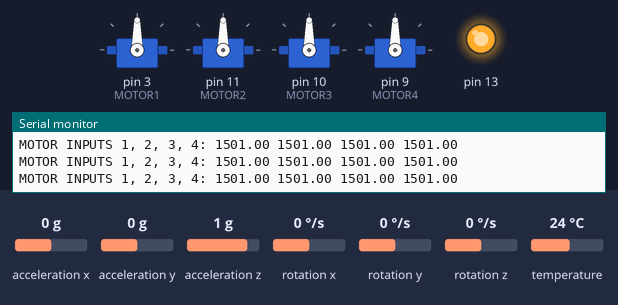
Bench run of a sketch on a simulated Arduino Uno, built with avr-gcc and run on an emulated ATmega328P. On the bench: 4 × servo, output pins drawn as LEDs (lit = HIGH), the last lines printed to the serial monitor. The inputs (shaded band) are chosen by the test bench; at power-on: rotation x 0 °/s, rotation y 0 °/s, rotation z 0 °/s, acceleration x 0 g, acceleration y 0 g, acceleration z 1 g, temperature 24 °C.

Above: at 8.0 s.
8.1 s: rotation x set to -192 °/s
At 8.6 s:
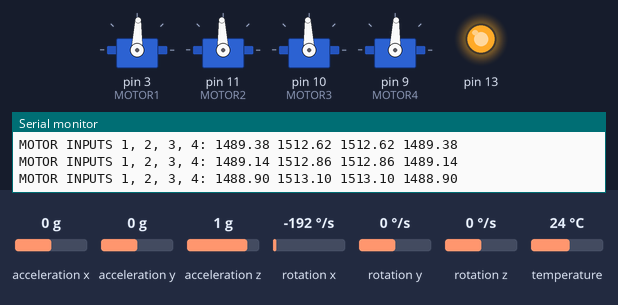
11.1 s: rotation y set to -192 °/s
14.1 s: rotation z set to -192 °/s
At 14.86 s:
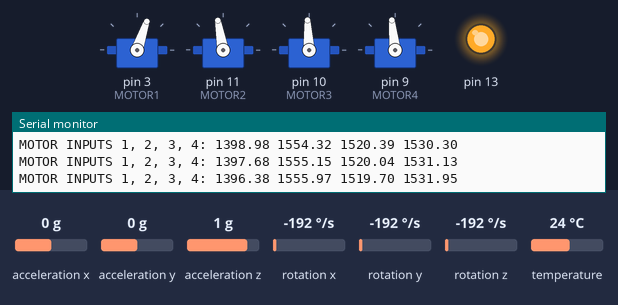
17.1 s: rotation x set to -100 °/s
At 18.21 s:
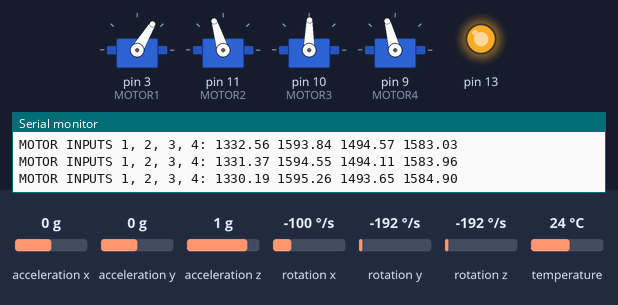
20.1 s: rotation z set to 100 °/s
23.1 s: rotation y set to 0 °/s
At 25.84 s:
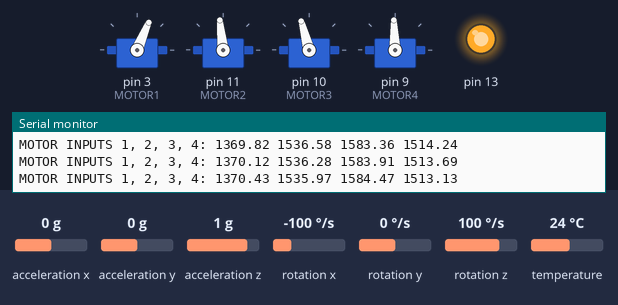
Timing chart, 0 to 35.3 s (numbered marks = the images above; inputs shaded):
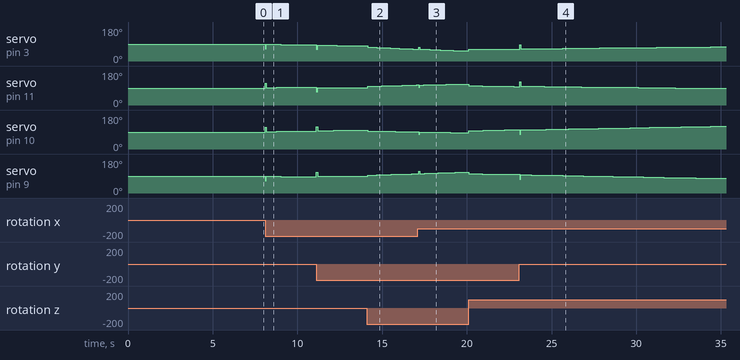

Measured:
- after the input at 8.1 s, servo on pin 3 (MOTOR1), servo on pin 9 (MOTOR4): 90° → 65° at once, → 88° 0.06 s later, → 87° 0.84 s later, → 86° 1.5 s later; servo on pin 11 (MOTOR2), servo on pin 10 (MOTOR3): 90° → 115° at once, → 92° 0.06 s later, → 93° 0.60 s later, → 94° 1.5 s later
- after the input at 14.1 s, servo on pin 11 (MOTOR2): moves from 92° to 106° over 2.9 s, starting at once; servo on pin 9 (MOTOR4): moves from 88° to 102° over 3.0 s, starting at once

The sketch:

flightController5Ide.ino
```cpp
#include <Wire.h>
#include <Adafruit_MPU6050.h>
#include <Adafruit_Sensor.h>
#include <Servo.h>

#define MOTOR2 11   //DR motor
#define MOTOR3 10   //DL motor
#define MOTOR4 9    //UL motor
#define MOTOR1 3    //UR motor


//motor vars
Servo motor1, motor2, motor3, motor4;
float MotorInput1, MotorInput2, MotorInput3, MotorInput4;
int MotorPWM = 1500;  //calibrated for 2480kv frequency/voltage=kv, 0deg/s = 1500us
int ThrottleIdle = 1180;    //(18% power)
int MinMicroseconds = 1000;
int MaxMicroseconds = 2000;
float GainConstant = 5;
//gy521 vars
Adafruit_MPU6050 mpu;
float RatePitch, RateRoll, RateYaw;
float RateCalibrationPitch, RateCalibrationRoll, RateCalibrationYaw;
int RateCalibrationNumber;
//time length of each loop in us
uint32_t LoopTimer;
//pid vars
float DesiredRateRoll, DesiredRatePitch, DesiredRateYaw;
float ErrorRateRoll, ErrorRatePitch, ErrorRateYaw;  //desired value - curr value
float InputRoll, InputThrottle, InputPitch, InputYaw; // 0deg/s, x, 0deg/s, 0deg/s
float PrevErrorRateRoll, PrevErrorRatePitch, PrevErrorRateYaw;  //prev errors for next iter
float PrevItermRateRoll, PrevItermRatePitch, PrevItermRateYaw;  //prev iterms for next iter
float PIDReturn[] = {0, 0, 0};
float PRateRoll = 0.6 ; float PRatePitch = PRateRoll; float PRateYaw = 2; //constants for proportional term
float IRateRoll = 3.5 ; float IRatePitch = IRateRoll; float IRateYaw = 12;  //constants for integration term
float DRateRoll = 0.03 ; float DRatePitch = DRateRoll; float DRateYaw = 0;  //constants for derivative term


void gyroSignals(void) {
  //Get new sensor events with the readings
  sensors_event_t a, g, temp;
  mpu.getEvent(&a, &g, &temp);
  //printin the values of gyro rad/s of gyro rot. x = rate roll, rot. y = rate pitch, rot. z = rate yaw *DEBUG*
  //Serial.println(String("RATE ROLL, RATE PITCH, RATE YAW: ") + " " + String(g.gyro.x) + " " + String(g.gyro.y) + " " + String(g.gyro.z));
  RateRoll = (float)g.gyro.y * GainConstant;
  RatePitch = (float)g.gyro.x * GainConstant;
  RateYaw = (float)g.gyro.z * GainConstant;
  //for our program we are takin gyro.y for roll because mpu6050 rotated by pi/2
}


void pid_equation(float Error, float P , float I, float D, float PrevError, float PrevIterm) {
    //proportional term
    float Pterm = P * Error;
    //integrating term
    float Iterm = PrevIterm + I * (Error + PrevError) * 0.004 / 2;  //dt = 0.004s
    //checking for integral windup error (accumulation of errors)
    if (Iterm > 400)    Iterm = 400;
    else if (Iterm < -400)  Iterm =- 400;
    //derivative term
    float Dterm = D * (Error - PrevError) / 0.004;
    //input formula: input = P * Error + D * (Error - PrevError) / 0.004 + (PrevIterm + I * (Error + PrevError) * 0.004 / 2)
    float PIDOutput = Pterm + Iterm + Dterm;
    if (PIDOutput > 400)    PIDOutput = 400;
    else if (PIDOutput <- 400)   PIDOutput =- 400;
    //storing current error for next PrevError and Iterm for next PrevIterm
    PIDReturn[0] = PIDOutput;
    PIDReturn[1] = Error;
    PIDReturn[2] = Iterm;
}


void reset_pid(void) {
  PrevErrorRateRoll = 0; PrevErrorRatePitch = 0; PrevErrorRateYaw = 0;
  PrevItermRateRoll = 0; PrevItermRatePitch = 0; PrevItermRateYaw = 0;
}


void update(int ThrottleValue) {
    //gettin current RateRoll, RatePitch, ... and substr average value from calib
    gyroSignals();
    RateRoll -= RateCalibrationRoll;
    RatePitch -= RateCalibrationPitch;
    RateYaw -= RateCalibrationYaw;
    //0deg/s -> 1500us 75deg/s -> 2000 -75deg/s -> 1000us 1500 in the middle
    DesiredRateRoll = 0.15 * (1500 - 1500);
    DesiredRatePitch = 0.15 * (1500 - 1500);
    DesiredRateYaw = 0.15 * (1500 - 1500);
    //how much 'power' to motors
    InputThrottle = ThrottleValue;
    //calculatin errors: desired value - curr value
    ErrorRateRoll = DesiredRateRoll - RateRoll;
    ErrorRatePitch = DesiredRatePitch - RatePitch;
    ErrorRateYaw = DesiredRateYaw - RateYaw;

    //calculatin needed Roll input for motors
    pid_equation(ErrorRateRoll, PRateRoll, IRateRoll, DRateRoll, PrevErrorRateRoll, PrevItermRateRoll);
        InputRoll = PIDReturn[0];
        PrevErrorRateRoll = PIDReturn[1];
        PrevItermRateRoll = PIDReturn[2];
    //calculatin needed Pitch input for motors
    pid_equation(ErrorRatePitch, PRatePitch, IRatePitch, DRatePitch, PrevErrorRatePitch, PrevItermRatePitch);
        InputPitch = PIDReturn[0];
        PrevErrorRatePitch = PIDReturn[1];
        PrevItermRatePitch = PIDReturn[2];
    //calculatin needed Yaw input for motors
    pid_equation(ErrorRateYaw, PRateYaw,
        IRateYaw, DRateYaw, PrevErrorRateYaw,
        PrevItermRateYaw);
        InputYaw = PIDReturn[0];
        PrevErrorRateYaw = PIDReturn[1];
        PrevItermRateYaw = PIDReturn[2];

    //limitin input throttle because stabilisation of roll, pitch, yaw needed
    if (InputThrottle > 1800) InputThrottle = 1800;
    //calculatin motor inputs
    MotorInput1 = 1.024 * (InputThrottle - InputRoll - InputPitch - InputYaw) - 35;
    MotorInput2 = 1.024 * (InputThrottle - InputRoll + InputPitch + InputYaw) - 35;
    MotorInput3 = 1.024 * (InputThrottle + InputRoll + InputPitch - InputYaw) - 35;
    MotorInput4 = 1.024 * (InputThrottle + InputRoll - InputPitch + InputYaw) - 35;
    //checking for overloadin (100%)
    if (MotorInput1 > 2000)   MotorInput1 = 1999;
    if (MotorInput2 > 2000)   MotorInput2 = 1999;
    if (MotorInput3 > 2000)   MotorInput3 = 1999;
    if (MotorInput4 > 2000)   MotorInput4 = 1999;
    //checking for minimum power requirement (18%)
    if (MotorInput1 < ThrottleIdle) MotorInput1 =  ThrottleIdle;
    if (MotorInput2 < ThrottleIdle) MotorInput2 =  ThrottleIdle;
    if (MotorInput3 < ThrottleIdle) MotorInput3 =  ThrottleIdle;
    if (MotorInput4 < ThrottleIdle) MotorInput4 =  ThrottleIdle;

    //writing calculated pwm to motors
    /*
    analogWrite(MOTOR1, MotorInput1);
    analogWrite(MOTOR2, MotorInput2);
    analogWrite(MOTOR3, MotorInput3);
    analogWrite(MOTOR4, MotorInput4);
    */
    motor1.writeMicroseconds(MotorInput1);
    motor2.writeMicroseconds(MotorInput2);
    motor3.writeMicroseconds(MotorInput3);
    motor4.writeMicroseconds(MotorInput4);

    Serial.println("MOTOR INPUTS 1, 2, 3, 4: " + String(MotorInput1) + " " + String(MotorInput2) + " " + String(MotorInput3) + " " + String(MotorInput4));
    //waitin for next iteration (4000us) (250Hz)
    while (micros() - LoopTimer < 4000);
    LoopTimer = micros();
}

void setup() {
    Serial.begin(9600);
    pinMode(13, OUTPUT);
    digitalWrite(13, HIGH);

    //definin motor setup
    motor1.attach(MOTOR1, MinMicroseconds, MaxMicroseconds);
    motor2.attach(MOTOR2, MinMicroseconds, MaxMicroseconds);
    motor3.attach(MOTOR3, MinMicroseconds, MaxMicroseconds);
    motor4.attach(MOTOR4, MinMicroseconds, MaxMicroseconds);

    //checkin if mpu connected
    if (!mpu.begin()) {
        Serial.println("ERROR: FAILED TO FIND GY521");
        while (1) {
            delay(10);
        }
    }
    //setting max measured range of acceleration -8G to 8G
    mpu.setAccelerometerRange(MPU6050_RANGE_8_G);
    //setting max measured range of acceleration -500deg/s to 500deg/s
    mpu.setGyroRange(MPU6050_RANGE_500_DEG);
    //settin range of passed frequency - LOW PASS FILTER
    mpu.setFilterBandwidth(MPU6050_BAND_10_HZ);
    delay(100);

    //calibratin mpu6050
    for (RateCalibrationNumber = 0; RateCalibrationNumber < 2000; RateCalibrationNumber++) {
        gyroSignals();
        //Serial.println(RatePitch);
        RateCalibrationRoll += RateRoll;
        RateCalibrationPitch += RatePitch;
        RateCalibrationYaw += RateYaw;
        delay(1);
    }
    //setting average value
    RateCalibrationRoll /= 2000;
    RateCalibrationPitch /= 2000;
    RateCalibrationYaw /= 2000;

    LoopTimer = micros();
}


void loop() {
    update(MotorPWM);
    //delay(500);
}
```
